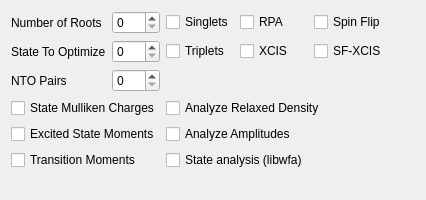
<?xml version="1.0" encoding="UTF-8"?>
<ui version="4.0">
 <class>CisTab</class>
 <widget class="QWidget" name="CisTab">
  <property name="geometry">
   <rect>
    <x>0</x>
    <y>0</y>
    <width>426</width>
    <height>200</height>
   </rect>
  </property>
  <property name="windowTitle">
   <string>Form</string>
  </property>
  <layout class="QVBoxLayout" name="verticalLayout">
   <item>
    <layout class="QGridLayout" name="_3">
     <item row="4" column="2" colspan="4">
      <widget class="QCheckBox" name="cis_ampl_anal">
       <property name="text">
        <string>Analyze Amplitudes</string>
       </property>
      </widget>
     </item>
     <item row="1" column="0">
      <widget class="QLabel" name="label_cis_state_derivative">
       <property name="text">
        <string>State To Optimize</string>
       </property>
      </widget>
     </item>
     <item row="4" column="0" colspan="2">
      <widget class="QCheckBox" name="cis_moments">
       <property name="text">
        <string>Excited State Moments</string>
       </property>
      </widget>
     </item>
     <item row="1" column="1">
      <widget class="QSpinBox" name="cis_state_derivative"/>
     </item>
     <item row="0" column="5">
      <spacer>
       <property name="orientation">
        <enum>Qt::Horizontal</enum>
       </property>
       <property name="sizeHint" stdset="0">
        <size>
         <width>40</width>
         <height>20</height>
        </size>
       </property>
      </spacer>
     </item>
     <item row="1" column="3">
      <widget class="QCheckBox" name="xcis">
       <property name="text">
        <string>XCIS</string>
       </property>
      </widget>
     </item>
     <item row="0" column="1">
      <widget class="QSpinBox" name="cis_n_roots"/>
     </item>
     <item row="5" column="0" colspan="2">
      <widget class="QCheckBox" name="sts_mom">
       <property name="text">
        <string>Transition Moments</string>
       </property>
      </widget>
     </item>
     <item row="5" column="2" colspan="2">
      <widget class="QCheckBox" name="state_analysis">
       <property name="text">
        <string>State analysis (libwfa)</string>
       </property>
      </widget>
     </item>
     <item row="1" column="4">
      <widget class="QCheckBox" name="spin_flip_xcis">
       <property name="text">
        <string>SF-XCIS</string>
       </property>
      </widget>
     </item>
     <item row="0" column="0">
      <widget class="QLabel" name="label_91">
       <property name="text">
        <string>Number of Roots</string>
       </property>
      </widget>
     </item>
     <item row="0" column="3">
      <widget class="QCheckBox" name="rpa">
       <property name="text">
        <string>RPA</string>
       </property>
      </widget>
     </item>
     <item row="0" column="2">
      <widget class="QCheckBox" name="cis_singlets">
       <property name="text">
        <string>Singlets</string>
       </property>
      </widget>
     </item>
     <item row="0" column="4">
      <widget class="QCheckBox" name="spin_flip">
       <property name="text">
        <string>Spin Flip</string>
       </property>
      </widget>
     </item>
     <item row="3" column="0" colspan="2">
      <widget class="QCheckBox" name="cis_mulliken">
       <property name="text">
        <string>State Mulliken Charges</string>
       </property>
      </widget>
     </item>
     <item row="1" column="2">
      <widget class="QCheckBox" name="cis_triplets">
       <property name="text">
        <string>Triplets</string>
       </property>
      </widget>
     </item>
     <item row="3" column="2" colspan="4">
      <widget class="QCheckBox" name="cis_relaxed_density">
       <property name="text">
        <string>Analyze Relaxed Density</string>
       </property>
      </widget>
     </item>
     <item row="2" column="0">
      <widget class="QLabel" name="label_118">
       <property name="text">
        <string>NTO Pairs</string>
       </property>
      </widget>
     </item>
     <item row="2" column="1">
      <widget class="QSpinBox" name="nto_pairs"/>
     </item>
    </layout>
   </item>
   <item>
    <spacer name="verticalSpacer">
     <property name="orientation">
      <enum>Qt::Vertical</enum>
     </property>
     <property name="sizeHint" stdset="0">
      <size>
       <width>20</width>
       <height>21</height>
      </size>
     </property>
    </spacer>
   </item>
  </layout>
 </widget>
 <resources/>
 <connections/>
</ui>
